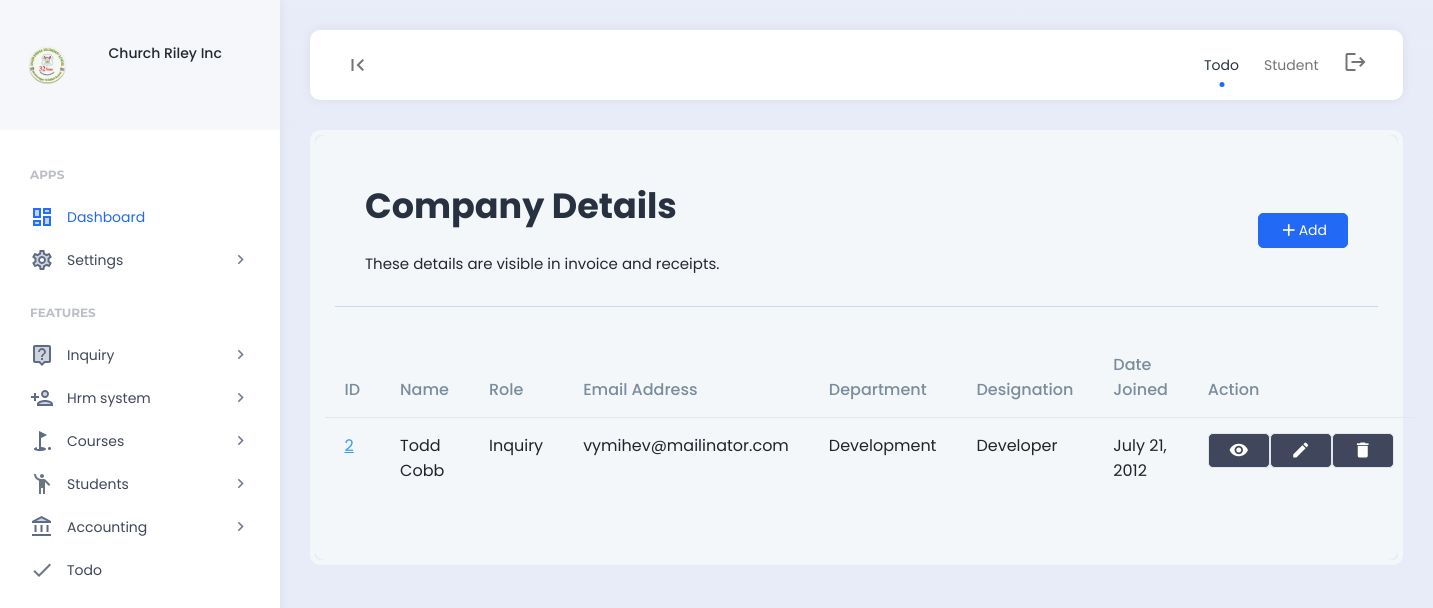
/employees/ (signed in), run on an earlier commit of the app's database.
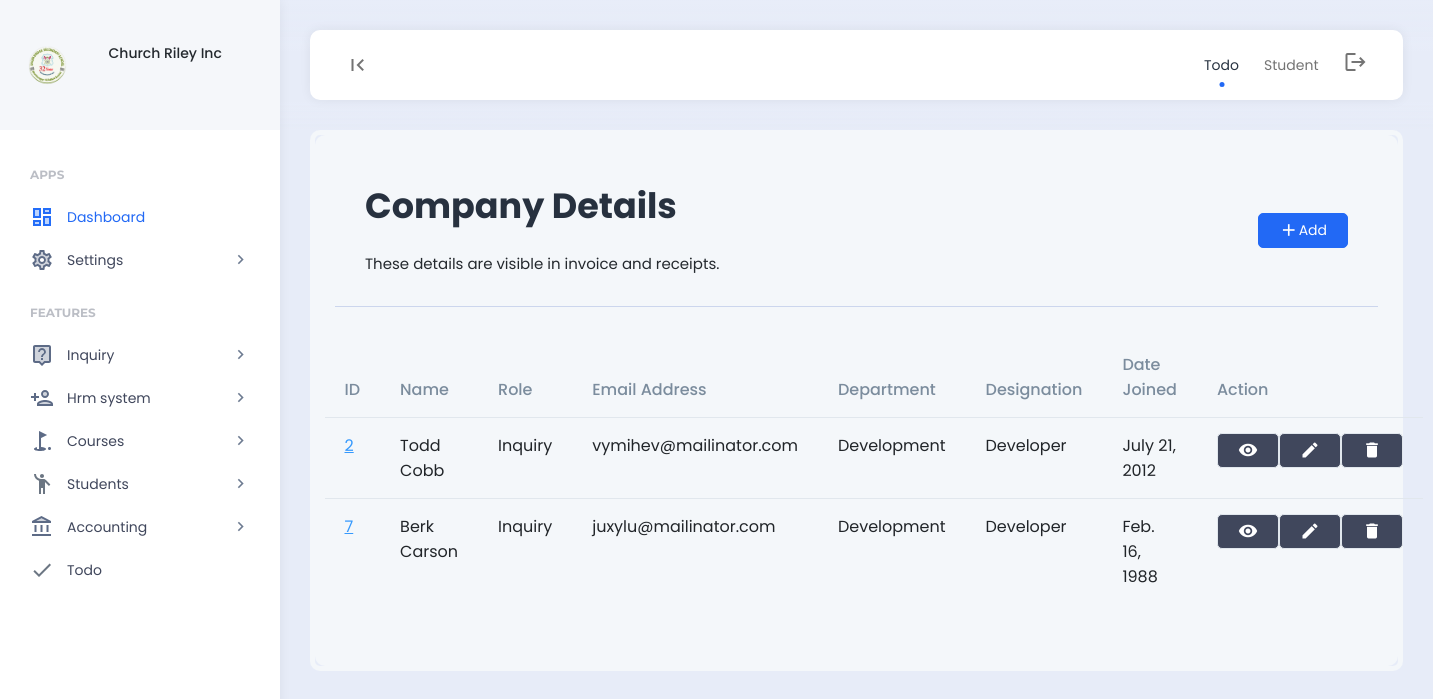
And on a later commit of the database.
### features/models.py (models this page shows, shortened)
class Company(models.Model):
    company_name = models.CharField(max_length=255)
    company_address = models.CharField(max_length=255)
    company_email = models.CharField(max_length=255)
    company_contact_number = models.CharField(max_length=255)
    company_logo = models.ImageField(upload_to='company_images/')
    payment_terms = models.TextField()
    created = models.DateField(auto_now_add=True)
    class Meta:
        verbose_name_plural = "03. Company Setup"

### hrm/models.py (models this page shows, shortened)
class Employee(models.Model):
    department = models.ForeignKey(Department, on_delete=models.SET_NULL,null=True)
    designation = models.ForeignKey(Designation, on_delete=models.SET_NULL,null=True)
    user = models.OneToOneField(User, on_delete=models.CASCADE)
    permission = models.ForeignKey(Permission,on_delete=models.SET_NULL,null=True, blank=True)
    code = models.CharField(max_length=100,null=True, blank=True)
    email = models.CharField(max_length=200,null=True, blank=True)
    contact = models.CharField(max_length=200,null=True, blank=True)
    address = models.CharField(max_length=200,null=True, blank=True)
    emp_salary = models.CharField(max_length=200,null=True, blank=True)
    emp_password = models.CharField(max_length=200,null=True, blank=True)
    date_joined = models.DateTimeField(null=True, blank=True)
    date_modified = models.DateTimeField(auto_now=True)
    created = models.DateTimeField(auto_now_add=True)
    class Meta:
        verbose_name_plural = "01. Employees"

class Department(models.Model):
    department = models.CharField(max_length=255)
    def __str__(self):
        return self.department
    class Meta:
        verbose_name_plural = "05. Department"

class Designation(models.Model):
    department = models.ForeignKey(Department, on_delete=models.CASCADE)
    designation = models.CharField(max_length=255)
    def __str__(self):
        return self.designation
    class Meta:
        verbose_name_plural = "05. Designation"

### account/models.py (models this page shows, shortened)
class Permission(models.Model):
    role = models.OneToOneField(Role, on_delete=models.CASCADE)
    create_finance = models.BooleanField(default=0)
    read_finance = models.BooleanField(default=0)
    update_finance = models.BooleanField(default=0)
    delete_finance = models.BooleanField(default=0)
    manage_finance = models.BooleanField(default=0)
    manage_company = models.BooleanField(default=0)
    create_account = models.BooleanField(default=0)
    read_account = models.BooleanField(default=0)
    update_account = models.BooleanField(default=0)
    delete_account = models.BooleanField(default=0)
    manage_account = models.BooleanField(default=0)
    create_leads = models.BooleanField(default=0)
    read_leads = models.BooleanField(default=0)
    update_leads = models.BooleanField(default=0)
    delete_leads = models.BooleanField(default=0)
    manage_leads = models.BooleanField(default=0)
    manage_leads = models.BooleanField(default=0)
    create_hrm = models.BooleanField(default=0)
    read_hrm = models.BooleanField(default=0)
    update_hrm = models.BooleanField(default=0)
    delete_hrm = models.BooleanField(default=0)
    manage_hrm = models.BooleanField(default=0)
    create_course = models.BooleanField(default=0)
    read_course = models.BooleanField(default=0)
    update_course = models.BooleanField(default=0)
    delete_course = models.BooleanField(default=0)
    manage_course = models.BooleanField(default=0)
    create_student = models.BooleanField(default=0)
    read_student = models.BooleanField(default=0)
    update_student = models.BooleanField(default=0)
    delete_student = models.BooleanField(default=0)
    manage_student = models.BooleanField(default=0)
    create_inquiry = models.BooleanField(default=0)
    read_inquiry = models.BooleanField(default=0)
    update_inquiry = models.BooleanField(default=0)
    delete_inquiry = models.BooleanField(default=0)
    manage_inquiry = models.BooleanField(default=0)
    def __str__(self):
        return self.role.role
    class Meta:
        verbose_name_plural = "02. Permissions"

class Role(models.Model):
    role = models.CharField(max_length=255)
    class Meta:
        verbose_name_plural = "01. Role"

### hrm/views.py (the view)
# urls.py: path("employees/", views.employees, name="employees"),
def employees(request):
    if 'read_hrm' in custom_data_views(request):
        employees = Employee.objects.all()
        context = {
            'employees':employees,
        }
        return render (request,'hrm/employees.html',context)
    else:
        messages.info(request, "Unauthorized access.")
        return redirect('home')

### templates/hrm/employees.html (shortened to what this page needs)
{% include 'header.html' %}
<div class="app-content">
    <div class="content-wrapper">
        <div class="example-container">
            <div class="example-content bg-light">
                <div class="page-description d-flex align-items-center">
                    <div class="page-description-content flex-grow-1">
                        <h1>Company Details</h1>
                        <span>These details are visible in invoice and receipts.</span>
                    </div>
                    <div class="page-description-actions">
                        <a href="{% url 'add_employee' %}" class="btn btn-primary"><i class="material-icons">add</i>Add</a>
                    </div>
                </div>
				<div class="row">
					<table id="datable_1" class="table nowrap w-100 mb-5">
						<thead>
							<tr>
								<th>ID</th>
								<th>Name</th>
								<th>Role</th>
								<th>Email Address</th>
								<th>Department</th>
								<th>Designation</th>
								<th>Date Joined</th>
								<th>Action</th>
							</tr>
						</thead>
						<tbody>
							{% for employees in employees %}
							<tr>
								<td><a href="#" class="table-link-text link-high-em">{{employees.id}}</a></td>
								<td>{{employees.user.first_name}} {{employees.user.last_name}}</td>
								<td>{{employees.permission}}</td>
								<td>{{employees.email}}</td>
								<td>{{employees.department}}</td>
								<td>{{employees.designation}}</td>
								<td>{{employees.date_joined.date}}</td>
								<td>
									<div class="d-flex align-items-center">
										<div class="d-flex">
											{% if 'read_hrm' in permissions %}
											<a href="{% url 'view_employee' id=employees.id %}" class="btn btn-dark"><i class="material-icons">visibility</i></a>
											{% endif %}
											{% if 'update_hrm' in permissions %}
											<a href="{% url 'edit_employee' id=employees.id %}" class="btn btn-dark"><i class="material-icons">edit</i></a>
											{% endif %}
											{% if 'delete_hrm' in permissions %}
											<a href="" class="btn btn-dark" data-bs-toggle="modal" data-bs-target="#exampleModalCenter{{employees.id}}"><i class="material-icons">delete</i></a>
											{% endif %}
										</div>
									</div>
								</td>
							</tr>
							{% endfor %}
						</tbody>
					</table>
				</div>
            </div>
        </div>
    </div>
</div>
{% include 'footer.html' %}

### templates/header.html (shortened to what this page needs)
{% load static %}
<body>
    {% include 'nav_links.html' %}
    <div class="app align-content-stretch d-flex flex-wrap">
        <div class="app-sidebar">
            <div class="logo d-flex align-items-center">
                <div class="row">
                    <div class="col-2">
                        <img src="{{company.company_logo.url}}" height="40">
                    </div>
                    <div class="col-2"></div>
                    <div class="col-8">
                        <div class="sidebar-user-switcher user-activity-online">
                            <h6>{{company.company_name}}</h6>
                        </div>
                    </div>
                </div>
            </div>
            <div class="app-menu">
                <ul class="accordion-menu">
                    <li class="sidebar-title">
                        Apps
                    </li>
                    <li class="active-page">
                        <a href="{% url 'home' %}" class="active"><i class="material-icons-two-tone">dashboard</i>Dashboard</a>
                    </li>
                    <li>
                        <a href=""><i class="material-icons-two-tone">settings</i>Settings<i class="material-icons has-sub-menu">keyboard_arrow_right</i></a>
                    </li>
                    <li class="sidebar-title">
                        Features
                    </li>
                    <li>
                        <a href=""><i class="material-icons-two-tone">live_help</i>Inquiry<i class="material-icons has-sub-menu">keyboard_arrow_right</i></a>
                    </li>
                    <li>
                        <a href=""><i class="material-icons-two-tone">person_add</i>Hrm system<i class="material-icons has-sub-menu">keyboard_arrow_right</i></a>
                    </li>
                    <li>
                        {% if 'read_course' in permissions %}
                        <a href=""><i class="material-icons-two-tone">golf_course</i>Courses<i class="material-icons has-sub-menu">keyboard_arrow_right</i></a>
                        {% endif %}
                    </li>
                    <li>
                        {% if 'read_student' in permissions %}
                        <a href="#"><i class="material-icons-two-tone">emoji_people</i>Students<i class="material-icons has-sub-menu">keyboard_arrow_right</i></a>
                        {% endif %}
                    </li>
                    <li>
                        {% if 'read_finance' in permissions %}
                        <a href="#"><i class="material-icons-two-tone">account_balance</i>Accounting<i class="material-icons has-sub-menu">keyboard_arrow_right</i></a>
                        {% endif %}
                    </li>
                    <li>
                        <a href="{% url 'todo' %}"><i class="material-icons-two-tone">done</i>Todo</a>
                    </li>
                </ul>
            </div>
        </div>
        <div class="app-container">
            <div class="app-header">
                <nav class="navbar navbar-light navbar-expand">
                    <div class="container-fluid">
                        <div class="navbar-nav" id="navbarNav">
                            <ul class="navbar-nav">
                                <li class="nav-item">
                                    <a class="nav-link hide-sidebar-toggle-button" href="#"><i class="material-icons">first_page</i></a>
                                </li>
                            </ul>
                        </div>
                        <div class="d-flex">
                            <ul class="navbar-nav">
                                <li class="nav-item hidden-on-mobile">
                                    <a class="nav-link active" href="{% url 'todo' %}">Todo</a>
                                </li>
                                <li class="nav-item hidden-on-mobile">
                                    <a class="nav-link" href="{% url 'student' %}">Student</a>
                                </li>
                                <li class="nav-item">
                                    <a class="nav-link" href="{% url 'logout' %}"><i class="material-icons">logout</i></a>
                                </li>
                            </ul>
                        </div>
                    </div>
                </nav>
            </div>

### templates/nav_links.html (shortened to what this page needs)
{% load static %}
<!DOCTYPE html>
<html lang="en">
<head>
    <link href="{% static 'assets/plugins/bootstrap/css/bootstrap.min.css' %}" rel="stylesheet">
    <link href="{% static 'assets/plugins/perfectscroll/perfect-scrollbar.css' %}" rel="stylesheet">
    <link href="{% static 'assets/plugins/pace/pace.css' %}" rel="stylesheet">
    <link href="{% static 'assets/plugins/datatables/datatables.min.css' %}" rel="stylesheet">
    <link href="{% static 'assets/css/main.min.css' %}" rel="stylesheet">
    <link href="{% static 'assets/css/custom.css'%}" rel="stylesheet">
    <link href="{% static 'assets/plugins/highlight/styles/github-gist.css' %}" rel="stylesheet">
    <link href="{% static 'assets/plugins/summernote/summernote-lite.min.css' %}" rel="stylesheet">
    <link href="{% static 'assets/plugins/select2/css/select2.min.css' %}" rel="stylesheet">
    <link href="{% static 'assets/plugins/flatpickr/flatpickr.min.css' %}" rel="stylesheet">
</head>

### templates/footer.html (shortened to what this page needs)
</div>
</div>
 {% load static %}
</body>
</html>

What changed in the data, as far as the page shows it:
added Employee: id "7", user.first_name "Berk", user.last_name "Carson", permission "Inquiry", email "juxylu@mailinator.com", department "Development", designation "Developer", date_joined "Feb. 16, 1988"
